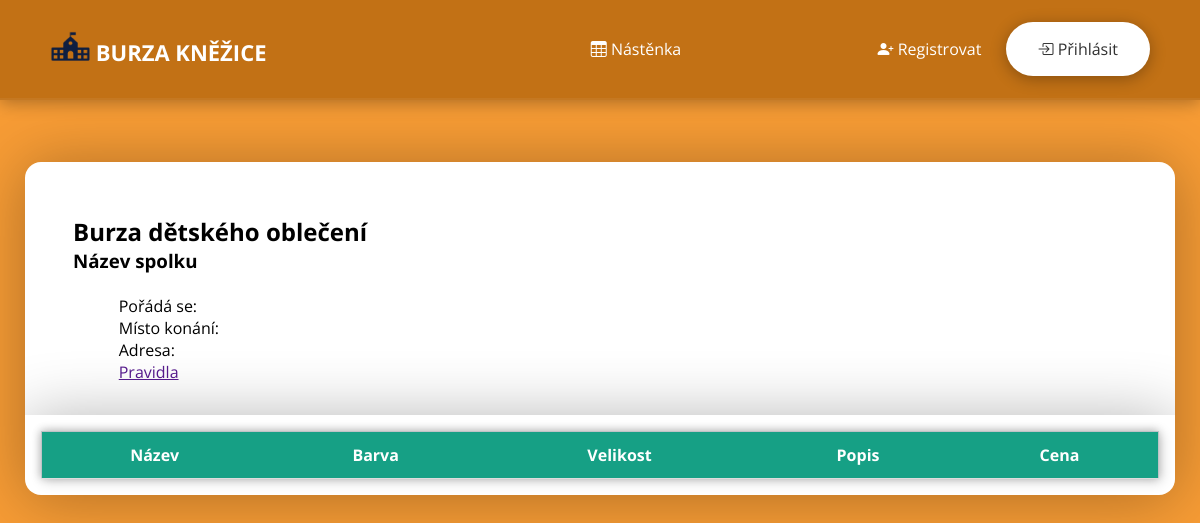
Before: / with the older database file.
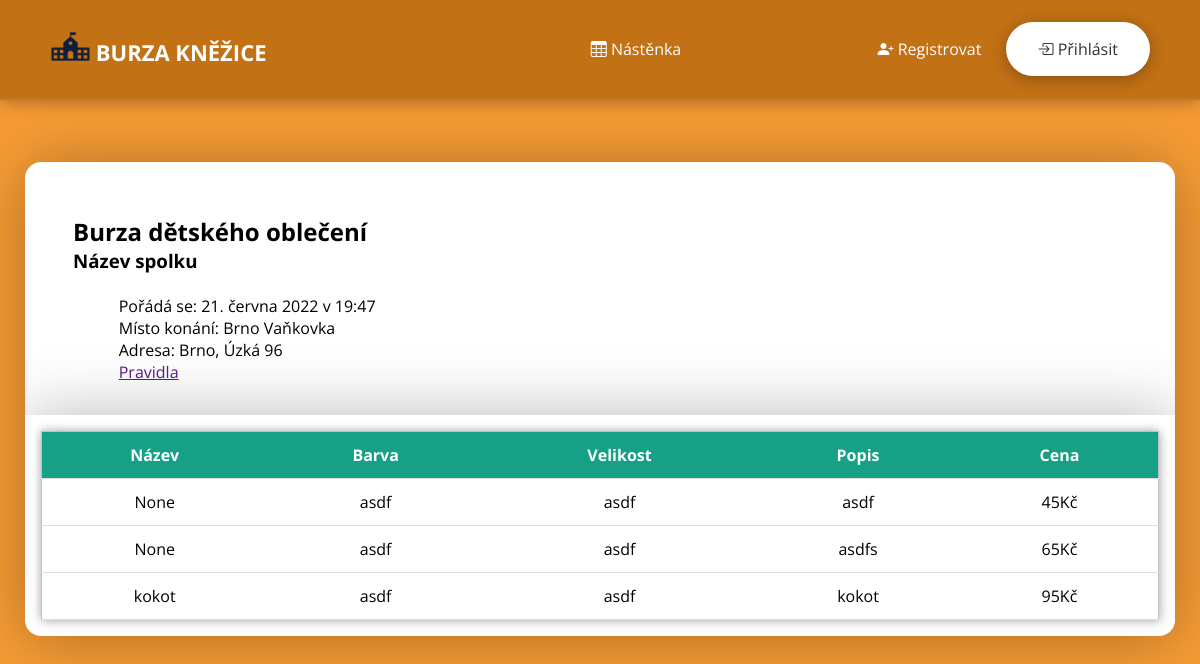
After: the same page with the newer database file.
### web/models.py (models this page shows)
class Burza(db.Model):
    id = db.Column(db.Integer, primary_key=True)
    date = db.Column(db.String(150))
    place = db.Column(db.String(150))
    adress = db.Column(db.String(150))
    xLoc = db.Column(db.String(30))
    yLoc = db.Column(db.String(30))
    numItem = db.Column(db.Integer)
    numSeller = db.Column(db.Integer)
    numSellItem = db.Column(db.Integer)
    TotalProfit = db.Column(db.Integer)

class Post(db.Model):
    id = db.Column(db.Integer, primary_key=True)
    bring = db.Column(db.Boolean, nullable=False)
    date_created = db.Column(db.DateTime(timezone=True), default=func.now())
    label = db.Column(db.Text, nullable=False)
    name = db.Column(db.String(150))
    color = db.Column(db.String(150))
    size = db.Column(db.String(150))
    price = db.Column(db.String(150))
    status = db.Column(db.Boolean, nullable=False)
    author = db.Column(db.Integer, db.ForeignKey(
        'user.id', ondelete="CASCADE"), nullable=False)

### web/views.py (the view)
@views.route("/")
def home():
    info = Burza.query.all()
    best = 0
    for i in info:
        if best < i.id:
            best = i.id
    info = Burza.query.filter_by(id = best).first()
    posts = Post.query.all()
    posts.reverse()
    for i in posts:
        if i.status:
            posts.remove(i)
    posts = posts[:15]
    return render_template("main_page.html", user=current_user, posts=posts, info = info)

### web/flash_toastr/__init__.py (called while the page is built)
    @staticmethod
    def include_toastr_js(version=None, js_filename=None):
        if version is None:
            version = current_app.config.get('TOASTR_VERSION')
        if js_filename is None:
            js_filename = current_app.config.get('TOASTR_JS_FILENAME')
        js = '<script src="//cdnjs.cloudflare.com/ajax/libs/' \
             'toastr.js/{0}/{1}"></script>\n'.format(version, js_filename)
        return Markup(js)

    @staticmethod
    def include_toastr_css(version=None, css_filename=None):
        if version is None:
            version = current_app.config.get('TOASTR_VERSION')
        if css_filename is None:
            css_filename = current_app.config.get('TOASTR_CSS_FILENAME')
        css = '<link href="//cdnjs.cloudflare.com/ajax/libs/' \
              'toastr.js/{0}/{1}" rel="stylesheet" />\n'.format(
                version,
                css_filename
                )
        if current_app.config.get('TOASTR_OPACITY'):
            return Markup(css)
        else:
            return Markup('''
<style type = text/css>
  #toast-container>div {
    opacity: 1 !important;
  }
</style> {0}'''.format(css))

### web/templates/main_page.html (shortened to what this page needs)
{% extends "base.html" %}
{% block content %}
<div id = "container-info">
    <div class = "inline">
        <div id = "text_block">
            <h2>Burza dětského oblečení</h2>
            <h3>Název spolku</h3><br>
            <p class = "tabulator">Pořádá se: {{info.date}}<br>
            Místo konání: {{info.place}}<br>
            Adresa: {{info.adress}}<br>
            <a href = "">Pravidla</a>
            </p>
        </div>
    </div>
    <div class = "inline">
        <div id = "googleMap"></div>
    </div>
</div>
<div class="container-table">
    <table id='table'>
        <tr id="head">
            <th>Název</th>
            <th>Barva</th>
            <th>Velikost</th>
            <th>Popis</th>
            <th>Cena</th>
        </tr>
        {% for post in posts %}
            <tr onclick="markOnClick(this)" class="table-row" id="{{ post.id }}">
                <td>{{ post.name }}</td>
                <td>{{ post.color }}</td>
                <td>{{ post.size }}</td>
                <td>{{ post.label }}</td>
                <td>{{ post.price }}Kč</td>
            </tr>
        {% endfor %}
    </table>
</div>
{% endblock %}

Changed rows visible on the page:
added Burza: date "21. června 2022 v 19:47", place "Brno Vaňkovka", adress "Brno, Úzká 96"
added Post: name "None", color "asdf", size "asdf", label "asdf", price "45"
added Post: name "None", color "asdf", size "asdf", label "asdfs", price "65"
added Post: name "kokot", color "asdf", size "asdf", label "kokot", price "95"
